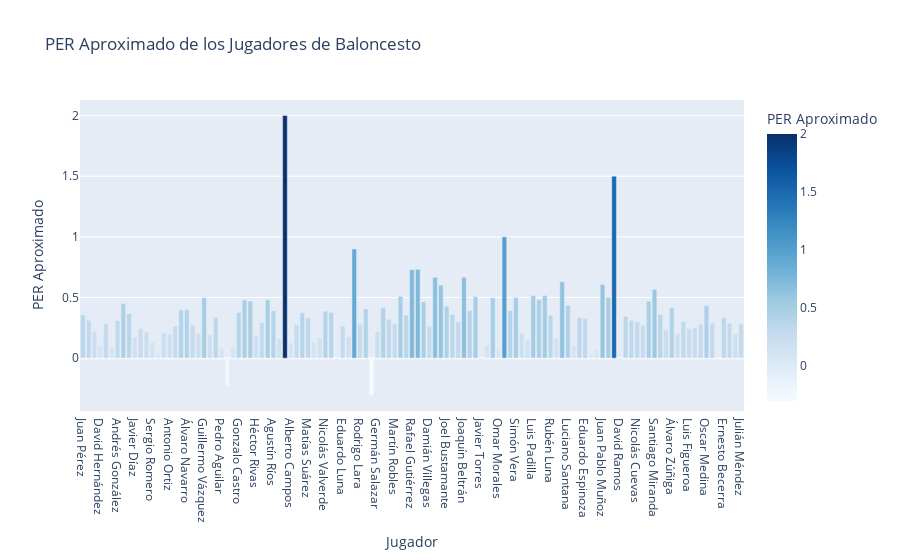

Write notebook code for a chart like this one.
### Code cell
# Graficamos el PER aproximado
fig = px.bar(df, x='Nombre', y='PER Aproximado', title="PER Aproximado de los Jugadores de Baloncesto",
             labels={'PER Aproximado': 'PER Aproximado', 'Nombre': 'Jugador'},
             color='PER Aproximado', color_continuous_scale='Blues')

# Mostramos el gráfico
fig.show()

### Figure 1 — Plotly figure (JSON) as saved in the notebook; plotly's stock layout.template omitted (floating-point values rounded to 4 significant figures)
{"data": [{"alignmentgroup": "True", "hovertemplate": "Jugador=%{x}<br>PER Aproximado=%{marker.color}<extra></extra>", "legendgroup": "", "marker": {"color": [0.3551, 0.312, 0.2212, 0.1095, 0.2857, 0.09091, 0.3091, 0.4497, 0.3656, 0.1714, 0.2445, 0.2161, 0.1304, 0.04, 0.2066, 0.1975, 0.2647, 0.3973, 0.4012, 0.2765, 0.2036, 0.4986, 0.1919, 0.3358, 0.08333, -0.2308, 0.0873, 0.3763, 0.4793, 0.4704, 0.1892, 0.2938, 0.4825, 0.3906, 0.1613, 2, 0.125, 0.2763, 0.3739, 0.3339, 0.129, 0.1667, 0.3871, 0.376, 0, 0.2655, 0.1771, 0.9, 0.2796, 0.4062, -0.3077, 0.2184, 0.4159, 0.3206, 0.2853, 0.5083, 0.3552, 0.7293, 0.7319, 0.4642, 0.2626, 0.6659, 0.6013, 0.4286, 0.3613, 0.2982, 0.6667, 0.393, 0.5056, -0.07143, 0.1087, 0.4967, 0.07692, 1, 0.3909, 0.5, 0.2051, 0.1535, 0.5167, 0.4812, 0.5169, 0.3531, 0.1624, 0.6302, 0.4346, 0.1, 0.3352, 0.3262, 0.03614, 0.07143, 0.6067, 0.5008, 1.5, -0.03125, 0.3432, 0.3118, 0.2988, 0.272, 0.4693, 0.5677, 0.3581, 0.2326, 0.4162, 0.2029, 0.3034, 0.2432, 0.25, 0.2802, 0.4334, 0.2882, 0, 0.3333, 0.2885, 0.2, 0.2819], "coloraxis": "coloraxis", "pattern": {"shape": ""}}, "name": "", "offsetgroup": "", "orientation": "v", "showlegend": false, "textposition": "auto", "type": "bar", "x": ["Juan Pérez", "Carlos López", "Miguel Rodríguez", "David Hernández", "José Martínez", "Alejandro García", "Andrés González", "Daniel Sánchez", "Francisco Ramírez", "Javier Díaz", "Fernando Morales", "Luis Castillo", "Sergio Romero", "Diego Torres", "Manuel Cruz", "Antonio Ortiz", "Pablo Jiménez", "Santiago Flores", "Álvaro Navarro", "Tomás Méndez", "Iván Ruiz", "Guillermo Vázquez", "Rubén Fernández", "Adrián Mendoza", "Pedro Aguilar", "Raúl Paredes", "Enrique Herrera", "Gonzalo Castro", "Jaime Domínguez", "Mario Peña", "Héctor Rivas", "Marcos Silva", "Cristian Escobar", "Agustín Ríos", "Bruno Valenzuela", "Oscar Salinas", "Alberto Campos", "Hugo Cordero", "Felipe Ponce", "Matías Suárez", "Julián Blanco", "Sebastián Ortega", "Nicolás Valverde", "Ricardo Vega", "Ángel Reyes", "Eduardo Luna", "Esteban Bautista", "Vicente Moreno", "Rodrigo Lara", "Fabián Palacios", "Emiliano Pizarro", "Germán Salazar", "Kevin Nieto", "Alfredo Quintana", "Martín Robles", "Jesús Ferrer", "Samuel Arce", "Rafael Gutiérrez", "Marcos Zamora", "Jonathan Núñez", "Damián Villegas", "Ezequiel Galindo", "Bruno Santillán", "Joel Bustamante", "Gabriel Paredes", "Arturo Montes", "Joaquín Beltrán", "Mauricio Carrillo", "Matías Benítez", "Javier Torres", "Hugo Orozco", "Lucas Valero", "Omar Morales", "Raúl Montoya", "Daniel Frías", "Simón Vera", "Franco Soto", "Abel Galván", "Luis Padilla", "Israel Barrera", "Efraín Guerra", "Rubén Luna", "Adolfo Caballero", "Cristian Fuentes", "Luciano Santana", "Aarón Ríos", "Gonzalo Montero", "Eduardo Espinoza", "Antonio Vega", "Adrián Ruiz", "Juan Pablo Muñoz", "Rafael Navarro", "Jaime Molina", "David Ramos", "Andrés Castaño", "Jorge Lozano", "Nicolás Cuevas", "Félix Aguilera", "Alex Soria", "Santiago Miranda", "Diego Tapia", "Camilo Escamilla", "Álvaro Zúñiga", "Ángel Valencia", "Gonzalo Pastor", "Luis Figueroa", "Ricardo Benítez", "Martín Sandoval", "Oscar Medina", "Leonardo Cárdenas", "Jesús Ventura", "Ernesto Becerra", "Vicente Sosa", "Bruno Miranda", "Julián Méndez"], "xaxis": "x", "y": [0.3551, 0.312, 0.2212, 0.1095, 0.2857, 0.09091, 0.3091, 0.4497, 0.3656, 0.1714, 0.2445, 0.2161, 0.1304, 0.04, 0.2066, 0.1975, 0.2647, 0.3973, 0.4012, 0.2765, 0.2036, 0.4986, 0.1919, 0.3358, 0.08333, -0.2308, 0.0873, 0.3763, 0.4793, 0.4704, 0.1892, 0.2938, 0.4825, 0.3906, 0.1613, 2, 0.125, 0.2763, 0.3739, 0.3339, 0.129, 0.1667, 0.3871, 0.376, 0, 0.2655, 0.1771, 0.9, 0.2796, 0.4062, -0.3077, 0.2184, 0.4159, 0.3206, 0.2853, 0.5083, 0.3552, 0.7293, 0.7319, 0.4642, 0.2626, 0.6659, 0.6013, 0.4286, 0.3613, 0.2982, 0.6667, 0.393, 0.5056, -0.07143, 0.1087, 0.4967, 0.07692, 1, 0.3909, 0.5, 0.2051, 0.1535, 0.5167, 0.4812, 0.5169, 0.3531, 0.1624, 0.6302, 0.4346, 0.1, 0.3352, 0.3262, 0.03614, 0.07143, 0.6067, 0.5008, 1.5, -0.03125, 0.3432, 0.3118, 0.2988, 0.272, 0.4693, 0.5677, 0.3581, 0.2326, 0.4162, 0.2029, 0.3034, 0.2432, 0.25, 0.2802, 0.4334, 0.2882, 0, 0.3333, 0.2885, 0.2, 0.2819], "yaxis": "y"}], "layout": {"barmode": "relative", "coloraxis": {"colorbar": {"title": {"text": "PER Aproximado"}}, "colorscale": [[0, "rgb(247,251,255)"], [0.125, "rgb(222,235,247)"], [0.25, "rgb(198,219,239)"], [0.375, "rgb(158,202,225)"], [0.5, "rgb(107,174,214)"], [0.625, "rgb(66,146,198)"], [0.75, "rgb(33,113,181)"], [0.875, "rgb(8,81,156)"], [1, "rgb(8,48,107)"]]}, "legend": {"tracegroupgap": 0}, "title": {"text": "PER Aproximado de los Jugadores de Baloncesto"}, "xaxis": {"anchor": "y", "domain": [0, 1], "title": {"text": "Jugador"}}, "yaxis": {"anchor": "x", "domain": [0, 1], "title": {"text": "PER Aproximado"}}}}
